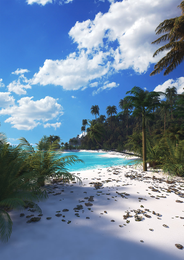
%> input picture 4 FastFourierTransform Pseudocolor and Color Segmentation/scene.ppm, 184 x 260 px, shrunk from 900 x 1272 before the run
$ octave myseg2.m   (GNU Octave 9; MATLAB toolbox functions it lacks are replaced by stand-ins)
%> lines starting %> are read from the running program, lines starting %| are printed output that depends on the picture
clear
clc

myimage=double(imread('scene.ppm'));
myimage=imresize(myimage,0.60);
%> myimage: size 156x111x3 double
myimage=myimage./255;%rescaled down to [0 1]
%[row,col,channels]=size(myimage);

R=myimage(:,:,1);%red channel
G=myimage(:,:,2);%green channel
B=myimage(:,:,3);%blue channel
RGB=cat(3,R,G,B);%recombined
figure(1)
subplot(1,2,1)
imshow(uint8(255.*RGB),[])%rescaled up to [0 255]
title('RGB')
segment=mysegment(myimage,RGB);
subplot(1,2,2)
imshow(uint8(255.*segment),[])%display color segmentaion

C=1-R;%convert red to cyan
M=1-G;%convert green to magenta
Y=1-B;%convert blue to yellow
CMY=cat(3,C,M,Y);
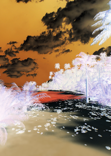
%> CMY: size 156x111x3 double; mean R, G, B 0.555, 0.464, 0.364; drawn with min black and max white
figure(2)
subplot(1,2,1)
imshow(uint8(255.*CMY),[])%rescaled up to [0 255]
title('CMY')
segment=mysegment(myimage,CMY);
%> after the loop in mysegment (call 2), `for i=1:row`:
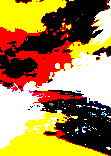
%> segment: size 156x111x3 double; mean R, G, B 0.66, 0.513, 0.284
subplot(1,2,2)
imshow(uint8(255.*segment),[])%display color segmentaion

Hnum=1/2*((R-G)+(R-B));
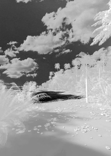
%> Hnum: size 156x111 double; min -0.588, max 0.165, mean -0.141; drawn with min black and max white
Hden=sqrt((R-G).^2+(R-B).*(G-B));
H=acosd(Hnum./Hden);%convert rgb to hue
H(B>G)=360-H(B>G);%rescale hue to [0 360]
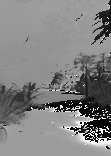
%> H: size 156x111 double; min 0, max 360, mean 183.4; drawn with min black and max white
H=H/360;%rescale hue [0 1]
S=1-(3./(R+G+B)).*min(myimage,[],3);%convert rgb to saturation
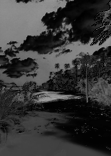
%> S: size 156x111 double; min 6.07e-05, max 0.641, mean 0.218
I=(R+G+B)./3;%convert rgb to intensity
HSI=cat(3,H,S,I);%recombine 3 planes
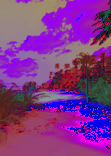
%> HSI: size 156x111x3 double; mean R, G, B 0.509, 0.218, 0.539; drawn with min black and max white
figure(3)
subplot(1,2,1)
imshow(uint8(255.*HSI),[])%rescaled up to [0 255]
title('HSI')
segment=mysegment(myimage,HSI);
%> after the loop in mysegment (call 3), `for i=1:row`:
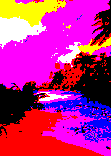
%> segment: size 156x111x3 double; mean R, G, B 0.739, 0.14, 0.526
subplot(1,2,2)
imshow(uint8(255.*segment),[])%display color segmentaion

function output=mysegment(myimage,colorspace)
    [row,col,channel]=size(myimage);
    segment=colorspace;
    %size(segment)
    cube1=[0.75;0.25;0.75];%divide whole color space into 8 smaller equal cubes with each center point listed
    cube2=[0.25;0.25;0.75];
    cube3=[0.75;0.75;0.75];
    cube4=[0.25;0.75;0.75];
    cube5=[0.75;0.25;0.25];
    cube6=[0.25;0.25;0.25];
    cube7=[0.75;0.75;0.25];
    cube8=[0.25;0.75;0.25];
    w=0.5;%width of each small cube
    for i=1:row
        for j=1:col
            r=[colorspace(i,j,1);colorspace(i,j,2);colorspace(i,j,3)];% vector of current pixel location
            if abs(r(1)-cube1(1))<w/2 && abs(r(2)-cube1(2))<w/2 && abs(r(3)-cube1(3))<w/2%comparison size of small color cube
                segment(i,j,:)=[1;0;1];%cube near magenta assign to magenta
            elseif abs(r(1)-cube2(1))<w/2 && abs(r(2)-cube2(2))<w/2 && abs(r(3)-cube2(3))<w/2
                segment(i,j,:)=[0;0;1];%cube near blue assign to blue
            elseif abs(r(1)-cube3(1))<w/2 && abs(r(2)-cube3(2))<w/2 && abs(r(3)-cube3(3))<w/2
                segment(i,j,:)=[1;1;1];%cube near white assign to white
            elseif abs(r(1)-cube4(1))<w/2 && abs(r(2)-cube4(2))<w/2 && abs(r(3)-cube4(3))<w/2
                segment(i,j,:)=[0;1;1];%cube near cyan assign to cyan
            elseif abs(r(1)-cube5(1))<w/2 && abs(r(2)-cube5(2))<w/2 && abs(r(3)-cube5(3))<w/2
                segment(i,j,:)=[1;0;0];%cube near red assign to red
            elseif abs(r(1)-cube6(1))<w/2 && abs(r(2)-cube6(2))<w/2 && abs(r(3)-cube6(3))<w/2
                segment(i,j,:)=[0;0;0];%cube near black assign to black
            elseif abs(r(1)-cube7(1))<w/2 && abs(r(2)-cube7(2))<w/2 && abs(r(3)-cube7(3))<w/2
                segment(i,j,:)=[1;1;0];%cube near yellow assign to yellow
            elseif abs(r(1)-cube8(1))<w/2 && abs(r(2)-cube8(2))<w/2 && abs(r(3)-cube8(3))<w/2
                segment(i,j,:)=[0;1;0];%cube near green assign to green
            else
                segment(i,j,:)=[0.5;0.5;0.5];%surface between each small cube assign to gray
            end
        end
    end
    output=segment;
end
